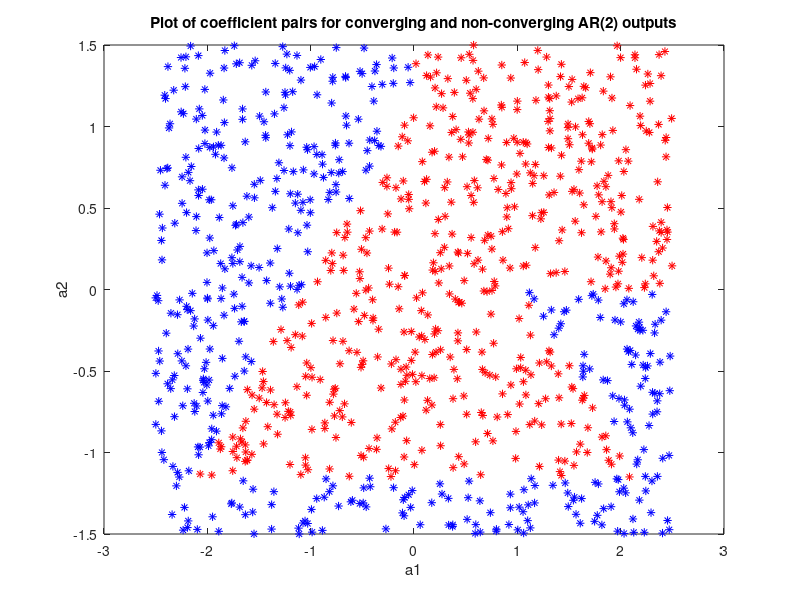

MATLAB code to generate this figure: (Note: this script raises an error after producing the figure.)
%% 2.3.1 Plotting AR(2) and looking at its convergence 

%Generating the uniformly distributed coefficients in their specified range

a1 = 5*(rand(1000,1) - 0.5);
a2 = 3*(rand(1000,1) - 0.5);


a = [ones(1000,1) -a1 -a2];

%Converging coefficients 

a1c = []; 
a2c = []; 

%Non converging coefficients 

a1n = []; 
a2n = []; 

for i = 1:1000
    
    randn('state',2);  %2 produces the desired shape better than 1 for some reason 

    x = filter(1, a(i,:), randn(10000,1));
    
    if (sum(x)<Inf)  %The output of AR(2) converges is the sum of its values is less than infinity 
        a1c = [a1c a1(i)];
        a2c = [a2c a2(i)]; 
    else 
        a1n = [a1n a1(i)]; 
        a2n = [a2n a2(i)]; 
    end 
    
end 

figure(1); 

for i = 1:length(a1c)
    plot(a1c(i),a2c(i),'*', 'color', 'r');
    hold on; 
end 


for i = 1:length(a1n)
    plot(a1n(i),a2n(i),'*', 'color', 'b');
    hold on; 
end 

title('Plot of coefficient pairs for converging and non-converging AR(2) outputs');
xlabel('a1')
ylabel('a2')

%% Sunspot series 
clear all; close all; clc; 
%DO WE NORMALIZE EVERYTHING BY THE MAXIMUM PEAK?!! DONE USING COEFF INSTEAD
%OF UNBIASED, DO THIS TO SEE DC OFFSET BETTER 

% Load the real world sunspot time series4 and plot its ACFs for data lengths N = 5; 20; 250.

load sunspot.dat;

sunspot = sunspot(:,2);

ACF5 = xcorr(sunspot(1:6), 'coeff'); 
ACF20 = xcorr(sunspot(1:21), 'coeff'); 
ACF250 = xcorr(sunspot(1:251), 'coeff'); 
    
figure(2);     

subplot(3,1,1); 
stem(-5:5, ACF5); 
title('ACF estimate of sunspot time series for N = 5')
xlabel('Lag \tau')
ylabel('estimated norm. R_x(\tau)')

subplot(3,1,2); 
stem(-20:20, ACF20);
title('ACF estimate of sunspot time series for N = 20')
xlabel('Lag \tau')
ylabel('estimated norm. R_x(\tau)')

subplot(3,1,3); 
stem(-250:250, ACF250); 
title('ACF estimate of sunspot time series for N = 250')
xlabel('Lag \tau')
ylabel('estimated norm. R_x(\tau)')

% Comment on any differences in the shape of the ACFs.
% Explain the effects of the mean of the series. 

mean5 = mean(sunspot(1:6)); 
mean20 = mean(sunspot(1:21)); 
mean250 = mean(sunspot(1:251)); 

% Verify this by computing the ACF of a zero-mean version of the sunspot series and comment on the differences from the original (non-centred)signal.

%ACF of original series 

figure(3); 

%subplot(1,2,1)
ACF = xcorr(sunspot, 'coeff'); 
stem(-287:287, ACF); 
hold on; 
title('ACF estimate of sunspot time series for N = 288')
xlabel('Lag \tau')
ylabel('estimated norm. R_x(\tau)')


%ACF of zero mean series 

sample_mean = mean(sunspot); 
new_sunspot = sunspot - sample_mean; 

%subplot(1,2,2)
ACF0 = xcorr(new_sunspot, 'coeff'); 
stem(-287:287, ACF0); 
legend('non-centered data', 'centered data'); 
xlim([-288 288]);
% title('ACF estimate of zero mean sunspot time series for N = 288')
% xlabel('Lag \tau')
% ylabel('estimated R_x(\tau)')

figure(4);

ACF = xcorr(sunspot, 'coeff'); 
stem(-287:287, ACF); 
hold on; 
title('ACF estimate of sunspot time series for N = 288 zoomed')
xlabel('Lag \tau')
ylabel('estimated norm. R_x(\tau)')


%ACF of zero mean series 

sample_mean = mean(sunspot); 
new_sunspot = sunspot - sample_mean; 

%subplot(1,2,2)
ACF0 = xcorr(new_sunspot, 'coeff'); 
stem(-287:287, ACF0); 
legend('non-centered data', 'centered data'); 
xlim([-50 50]);
% title('ACF estimate of zero mean sunspot time series for N = 288')
% xlabel('Lag \tau')
% ylabel('estimated R_x(\tau)')


%% Yule-Walker 

%Use the Yule-Walker equations to calculate the partial correlation functions up until the model order p = 10

load sunspot.dat;
sunspot = sunspot(:,2);

akk = []; 

for i = 1:10
    A = aryule(sunspot, i); 
    akk = [akk A(i+1)];     %The PACs are the last elements in the array of a coefficents determined by the Y-W eqns 
end 

figure(4); 

%subplot(1,2,1);
stem(1:10, akk) 
title('Partial Autocorrelation function: orginal data');
xlabel('Lag \tau')
ylabel('PAC')


%Comment on the most likely model order of the sunspot time series
%Repeat the procedure for the sunspot series standardised to zero mean and unit variance

sample_mean = mean(sunspot);
sample_std = std(sunspot); 

new_sunspot = (sunspot - sample_mean)./sample_std; 

Nakk = []; 

for i = 1:10
    NA = aryule(new_sunspot, i); 
    Nakk = [Nakk NA(i+1)];     %The PACs are the last elements in the array of a coefficents determined by the Y-W eqns 
end 

figure(5); 
%subplot(1,2,2);
stem(1:10, Nakk) 
title('Partial Autocorrelation function: normalized data');
xlabel('Lag \tau')
ylabel('PAC')


%Explain the differences 


%% deterimining correct model order via MDL, AIC, and AICc 

clear all; close all; clc; 

load sunspot.dat;
sunspot = sunspot(:,2);
sample_mean = mean(sunspot);
sample_std = std(sunspot); 
new_sunspot = (sunspot - sample_mean)./sample_std; 

N = length(new_sunspot);

MDL = [];
AIC = [];
AICc = []; 
Error = [];


for i = 1:25
   
   [a, E] = aryule(new_sunspot, i);
   MDL = [MDL (log(E) + (i*log(N)/N))];
   AIC = [AIC (log(E) + 2*i/N)];
   
   %AICc = [AICc (AIC + (2*i*(i+1))/(N-i-1))]
   Error = [Error log(E)];
end

figure(6);
plot(MDL);
hold on;
plot(AIC, 'r');
%plot(AICc, 'b'); 
plot(Error, 'g')
legend('MDL','AIC', 'Cumulative Squared Error');
xlabel('Model Order');
ylabel('Model Error');
title('MDL, AIC and Cumulative Squared Error');

AIC = [];
AICc = []; 


for i = 1:15
   
   [a, E] = aryule(new_sunspot, i);

   AIC = [AIC (log(E) + 2*i/N)];
   x = (log(E) + 2*i/N) + (2*i*(i+1))/(N-i-1); 
   AICc = [AICc x]

end

figure(7);
plot(AICc); 
xlabel('Model Order');
ylabel('AICc');
title('Corrected AIC');

%% Predicting the sunspot time series 

clear all; close all; clc; 

load sunspot.dat;
sunspot = sunspot(:,2);
sample_mean = mean(sunspot);
sample_std = std(sunspot); 
time_series = (sunspot - sample_mean)./sample_std; 
%time_series = iddata(new_sunspot,[]); 


%Generating the AR models  
AR1 = ar(time_series,1);
AR2 = ar(time_series,2);
AR20 = ar(time_series,20);


%m = 1
P11 = predict(AR1,time_series,1);
P21 = predict(AR2,time_series,1);
P201 = predict(AR20,time_series,1);

figure(8); 

plot(P11);
hold on;
plot(P21);
plot(P201);
xlim([1 288])
plot(time_series); 
legend('AR(1)', 'AR(2)', 'AR(20)', 'Sunspot time series'); 
ylabel('Amplitude');
xlabel('sample number');
title('Prediction horizon: 1'); 


%m = 2
P12 = predict(AR1,time_series,2);
P22 = predict(AR2,time_series,2);
P202 = predict(AR20,time_series,2);

figure(9); 
plot(P12);
hold on;
plot(P22);
plot(P202);
xlim([1 288])
plot(time_series); 
legend('AR(1)', 'AR(2)', 'AR(20)', 'Sunspot time series'); 
ylabel('Amplitude');
xlabel('sample number');
title('Prediction horizon: 2'); 


%m = 5

P15 = predict(AR1,time_series,5);
P25 = predict(AR2,time_series,5);
P205 = predict(AR20,time_series,5);

figure(10); 
plot(P15);
hold on;
plot(P25);
plot(P205);
xlim([1 288])
plot(time_series); 
legend('AR(1)', 'AR(2)', 'AR(20)', 'Sunspot time series'); 
ylabel('Amplitude');
xlabel('sample number');
title('Prediction horizon:5'); 

%m = 10
P110 = predict(AR1,time_series,10);
P210 = predict(AR2,time_series,10);
P2010 = predict(AR20,time_series,10);

figure(11); 
plot(P110);
hold on;
plot(P210);
plot(P2010);
xlim([1 288])
plot(time_series); 
legend('AR(1)', 'AR(2)', 'AR(20)', 'Sunspot time series'); 
ylabel('Amplitude');
xlabel('sample number');
title('Prediction horizon: 10'); 